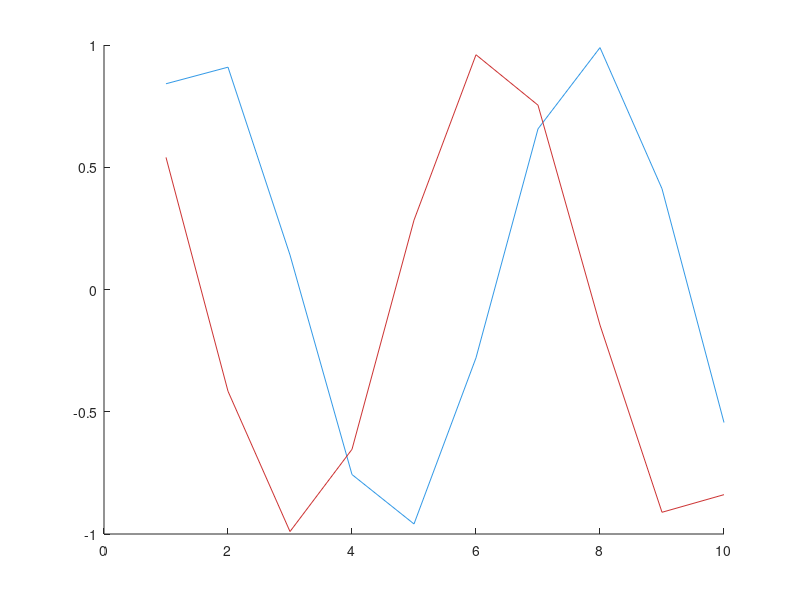

This chart was generated by the following MATLAB code: (Note: this script raises an error after producing the figure.)
% NOTE: validates assignSeriesIndices.m's Tag-based series pairing (2026-08-29, "pairing-by-
% identity" -- Seb's own ask) against BOTH failure modes the previous DisplayName-based scheme was
% genuinely vulnerable to:
%   (1) two UNRELATED objects that happen to (legitimately or accidentally) share a DisplayName must
%       NOT be merged into one series just because their display strings match.
%   (2) two objects DELIBERATELY meant to pair (a Line + its own confidence-band Patch) must still
%       be recognized as one series even when the Patch has no DisplayName at all (the normal case
%       now that pairing no longer depends on it).
addpath(fullfile(fileparts(fileparts(mfilename('fullpath')))));

% Case 1: same DisplayName, different Tag -- must NOT pair.
fig = figure('Visible','off'); ax = axes(fig); hold(ax,'on');
plot(ax, 1:10, sin(1:10), 'Color',[0.2 0.6 0.9], 'DisplayName','signal', 'Tag','A');
plot(ax, 1:10, cos(1:10), 'Color',[0.8 0.2 0.2], 'DisplayName','signal', 'Tag','B');
snap = snapshotAxesStyle(ax);
close(fig);
idx = assignSeriesIndices(snap);
assert(isequal(idx,[1;2]), ...
    'Case 1: two objects with the SAME DisplayName but DIFFERENT Tags were wrongly merged into one series -- Tag-based pairing not working.');
fprintf('Case 1 (same DisplayName, different Tag): PASS -- correctly kept as separate series\n');

% Case 2: same Tag, no DisplayName on the Patch -- MUST pair (the normal confidence-band case).
fig = figure('Visible','off'); ax = axes(fig); hold(ax,'on');
patch(ax, [1 2 2 1], [0 0 1 1], [0.5 0.5 0.5], 'Tag','pair1');   % deliberately NO DisplayName
plot(ax, 1:10, sin(1:10), 'Color',[0.2 0.6 0.9], 'DisplayName','signal', 'Tag','pair1');
snap2 = snapshotAxesStyle(ax);
close(fig);
idx2 = assignSeriesIndices(snap2);
assert(isequal(idx2,[1;1]), ...
    'Case 2: two objects sharing a Tag (one with no DisplayName at all) were NOT merged into one series.');
fprintf('Case 2 (shared Tag, patch has no DisplayName): PASS -- correctly paired\n');

% Case 3: no Tag set at all on either -- must NOT accidentally pair via the empty-string fallback
% (mirrors the same fallback discipline the old DisplayName-keyed version had for an unset DisplayName).
fig = figure('Visible','off'); ax = axes(fig); hold(ax,'on');
plot(ax, 1:10, sin(1:10), 'Color',[0.2 0.6 0.9]);
plot(ax, 1:10, cos(1:10), 'Color',[0.8 0.2 0.2]);
snap3 = snapshotAxesStyle(ax);
close(fig);
idx3 = assignSeriesIndices(snap3);
assert(isequal(idx3,[1;2]), ...
    'Case 3: two untagged objects were wrongly merged via an empty-Tag collision.');
fprintf('Case 3 (no Tag on either): PASS -- correctly kept as separate series (no accidental empty-key merge)\n');

disp('PAIRING-BY-IDENTITY (Tag) VALIDATION: PASS');
